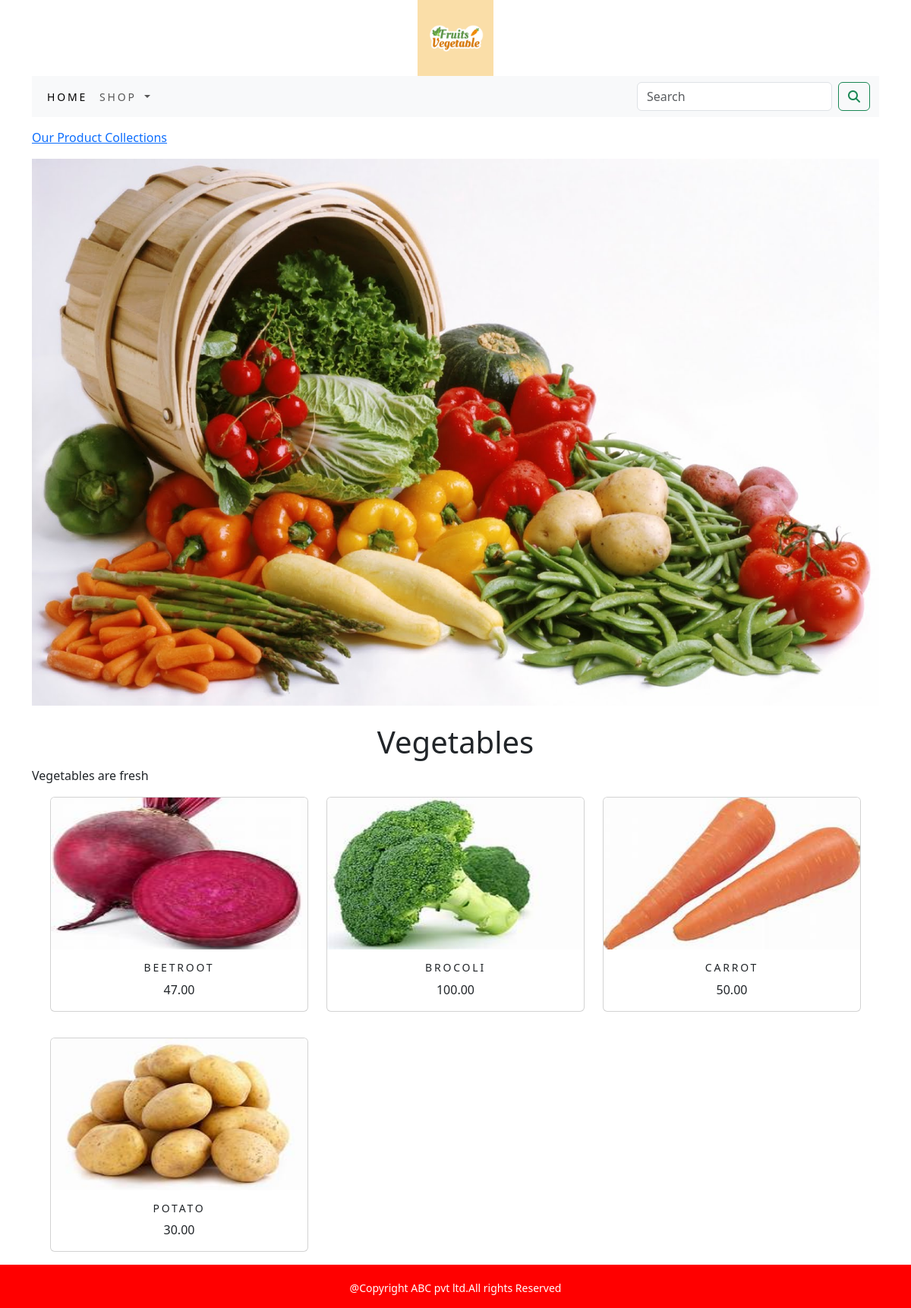
Page /ecommerce/vegetables/ on the committed database.
### ecommerce_app/models.py (models this page shows, shortened)
class Category(models.Model):
    objects = None
    name=models.CharField(max_length=250,unique=True)
    slug=models.SlugField(max_length=250,unique=True)
    description=models.TextField(blank=True)
    image=models.ImageField(upload_to='category')
    class Meta:
        ordering=('name',)
        verbose_name='category'
        verbose_name_plural='categories'
    def get_url(self):
        return reverse('ecommerce_app:products_by_category',args=[self.slug])

class Product(models.Model):
    objects = None
    name=models.CharField(max_length=250,unique=True)
    slug=models.SlugField(max_length=250,unique=True)
    description=models.TextField(blank=True)
    price=models.DecimalField(max_digits=10,decimal_places=2)
    category=models.ForeignKey(Category,on_delete=models.CASCADE)
    image=models.ImageField(upload_to='product',blank=True)
    stock=models.IntegerField()
    available=models.BooleanField(default=True)
    created=models.DateTimeField(auto_now_add=True)
    updated=models.DateTimeField(auto_now=True)
    def get_url(self):
        return reverse('ecommerce_app:prodCatdetail',args=[self.category.slug,self.slug])
    class Meta:
        ordering=('name',)
        verbose_name='product'
        verbose_name_plural='products'

### ecommerce_app/views.py (the view)
# urls.py: path('',views.allProdCat,name='allProdCat'),
def allProdCat(request,c_slug=None):
    c_page=None
    products_list=None
    if c_slug!=None:
        c_page=get_object_or_404(Category,slug=c_slug)
        products_list=Product.objects.all().filter(category=c_page,available=True)
    else:
        products_list=Product.objects.all().filter(available=True)
    paginator=Paginator(products_list,6)
    try:
        page=int(request.GET.get('page','1'))
    except:
        page=1
    try:
        products=paginator.page(page)
    except(EmptyPage,InvalidPage):
        products=paginator.page(paginator.num_pages)
    return render(request,"category.html",{'category':c_page,'products':products})

### cart/context_processors.py (called while the page is built)
def counter(request):
    item_count=0
    if 'admin' in request.path:
        return {}
    else:
        try:
            cart=Cart.objects.filter(cart_id=_cart_id(request))
            car_items=CartItem.objects.all().filter(cart=cart[:1])
            for cart_items in car_items:
                item_count += cart_items.quantity
        except Cart.DoesNotExist:
            item_count=0
        return dict(item_count=item_count)

### cart/views.py (called while the page is built)
def _cart_id(request):
    cart=request.session.session_key
    if not cart:
        cart=request.session.create()
    return cart

### ecommerce_app/context_processors.py (called while the page is built)
def menu_links(request):
    links=Category.objects.all()
    return dict(links=links)

### templates/category.html (shortened to what this page needs)
{% extends 'base.html' %}
{% load static %}
{% block content %}
{% if category %}
<div>
    <div class="row my_row_class">
        <div class="mx-auto">
        <p><a href="{% url 'ecommerce_app:allProdCat' %}">Our Product Collections</a></p>
        </div>
    </div>
</div>
{% endif %}
<div class="mx_auto">
    {% if category %}
    <img style="width:100%;height:auto;" src="{{category.image.url}}" alt="{{category.name}}">
    </div>
<br>
<div>
    <h1 class="text-center my_title">{{category.name}}</h1>
    <p>{{category.description}}</p>
</div>
{% endif %}
<div class="container">
    <div class="row mx-auto">
        {% for product in products.object_list %}
        <div class="my_bottom_margin col-sm-12 col-md-4  col-lg-4">
            <div class="card text-center" style="min-width: 18rem;">
  <a href="{{product.get_url}}"><img class="card-img-top" src="{{product.image.url}}" alt="{{product.name}}" width="200px" height="200px"></a>
  <div class="card-body">
    <h4 class="card-title" >{{product.name}}</h4>
    <p class="card-text">{{product.price}}</p>
  </div>
</div> <BR>
        </div>
        {% endfor %}
    </div>
    <br>
</div>
{% endblock %}

### static/css/custom.css (style rules this page uses)
.my_row_class { padding-top : 15px; }
.my_bottom_margin { margin-bottom : 10px; }
.card-body h4 { font-size : 14px; text-transform : uppercase; letter-spacing : .2em }

### rows in the picture
Category: image (picture), name "Vegetables", description "Vegetables are fresh"
Product: image (picture), name "BEETROOT", price "47.00"
Product: image (picture), name "BROCOLI", price "100.00"
Product: image (picture), name "CARROT", price "50.00"
Product: image (picture), name "POTATO", price "30.00"
